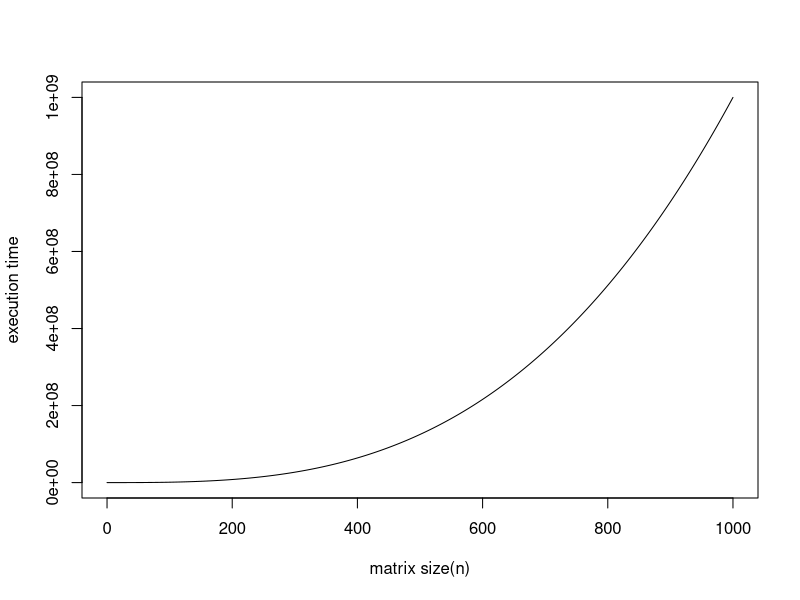

The R source for this figure:
## ---- chunk 1
knitr::opts_chunk$set(echo = TRUE)
## ---- chunk 2
x <- 0:1000
plot(x, x^3, type = 'l', lwd = 1, xlab="matrix size(n)", ylab="execution time")
